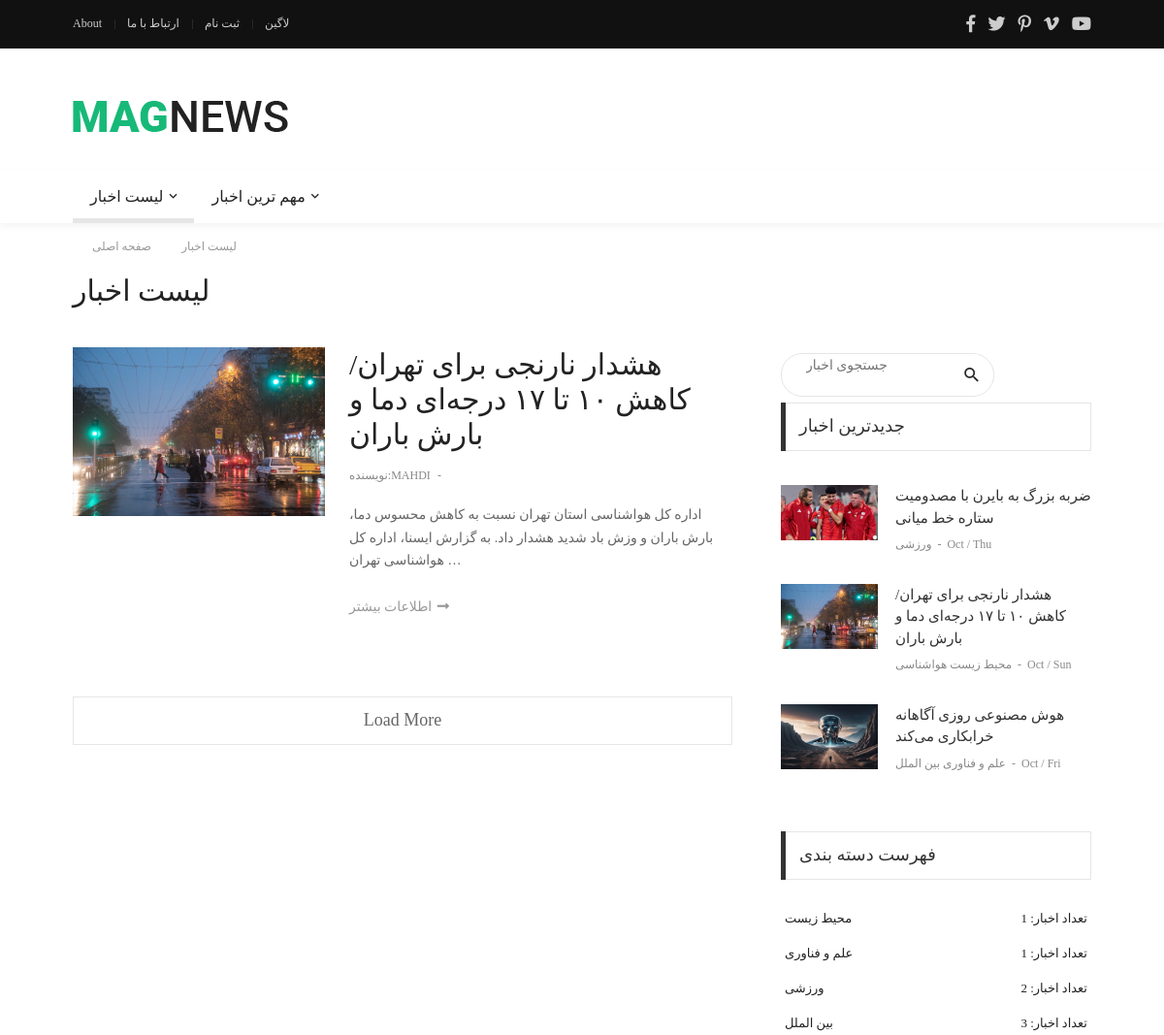
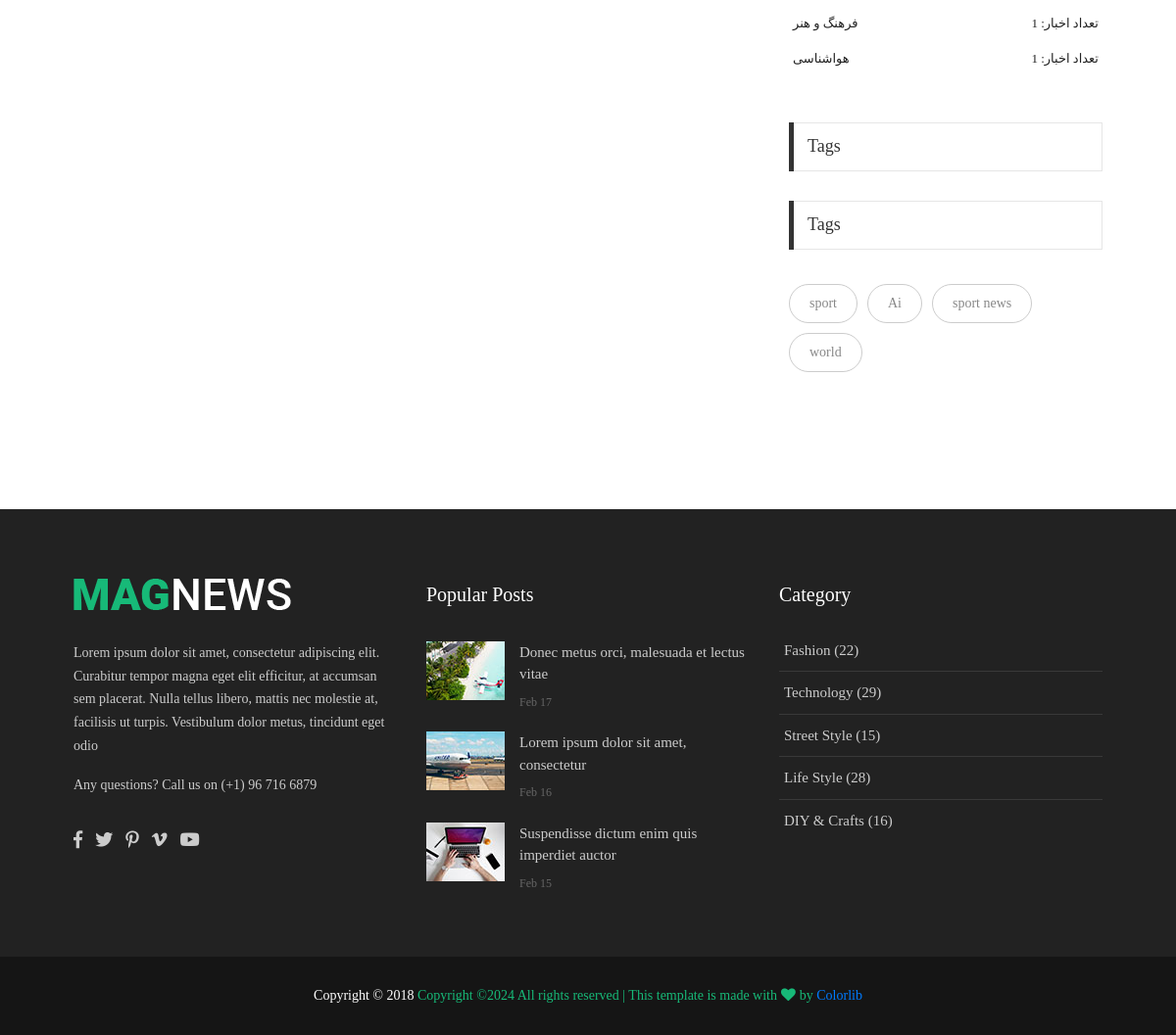
Page /blog/category/محیط زیست/ on the committed database (2 pictures, top to bottom).
### blog/models.py (models this page shows, shortened)
class Post(models.Model):
    title=models.CharField(max_length=255)
    description=models.TextField()
    author=models.ForeignKey(User,on_delete=models.CASCADE,null=True)
    active=models.BooleanField(default=False)
    created_time=models.DateTimeField(auto_now_add=True)
    updated_time=models.DateTimeField(auto_now=True)
    image=models.ImageField(upload_to='blog/images/',default='blog/images/rein.jpg')
    category=models.ManyToManyField('Category')
    breif_description=models.CharField(max_length=255,null=True,blank=True)
    tags=TaggableManager()
    class Meta:
        ordering = ['-created_time']

class Category(models.Model):
    title = models.CharField(max_length=255)
    def __str__(self):
        return self.title

### blog/views.py (the view)
# urls.py: path('',views.blog,name='blog'),
def blog(request,**kwargs):
    posts=Post.objects.filter(active=1)
    if kwargs.get('cat'):
        posts=posts.filter(category__title=kwargs['cat'])
    if kwargs.get('author'):
        posts=posts.filter(author__username=kwargs['author'])
    if search :=request.GET.get('search'):
        posts=posts.filter(Q(title__icontains=search)| Q(description__icontains=search))
    context = {'posts': posts}
    return render(request, 'blog/blog.html',context)

### blog/templatetags/blog_tags.py (called while the page is built)
@register.inclusion_tag('blog/includes/blog-recent.html')
def recent_news():
    posts=Post.objects.filter(active=1).order_by('-created_time')[:3]
    return {'posts': posts}

@register.filter
def jalali_date(value):
    return JalaliDate(value).strftime("%Y/%m/%d")

@register.inclusion_tag('blog/includes/blog-categories.html')
def category():
    categories =Category.objects.all()
    posts=Post.objects.filter(active=1)
    categories_count={}
    for cat in categories:
        categories_count[cat]=posts.filter(category__title=cat).count()
    return{'categories_count': categories_count}

@register.inclusion_tag('blog/includes/blog-tags.html')
def news_tags():
    posts=Post.objects.filter(active=1)
    return {'posts':posts}

### templates/blog/blog.html (shortened to what this page needs)
{% extends 'base.html' %}
{% load static %}
{% load blog_tags %}
{% block content %}
  <div class="container">
    <div class="bg0 flex-wr-sb-c p-rl-20 p-tb-8">
      <div class="f2-s-1 p-r-30 m-tb-6">
        <a href="/" class="breadcrumb-item f1-s-3 cl9">
					صفحه اصلی
				</a>
        <a href="{% url 'blog:blog'%}" class="breadcrumb-item f1-s-3 cl9">
					لیست اخبار
				</a>
      </div>
    </div>
  </div>
  <div class="container p-t-4 p-b-40">
    <h2 class="f1-l-1 cl2">لیست اخبار</h2>
  </div>
  <section class="bg0 p-b-55">
    <div class="container">
      <div class="row justify-content-center">
        <div class="col-md-10 col-lg-8 p-b-80">
          <div class="p-r-10 p-r-0-sr991">
            <div class="m-t--40 p-b-40">
              {% for post in posts %}
                <div class="flex-wr-sb-s p-t-40 p-b-15 how-bor2">
                  <a href="{% url 'blog:post_detail' num=post.id %}" class="size-w-8 wrap-pic-w hov1 trans-03 w-full-sr575 m-b-25">
                    <img src="{{post.image.url}}" alt="IMG" /></a>
                  <div class="size-w-9 w-full-sr575 m-b-25">
                    <h5 class="p-b-12">
                      <a href="{% url 'blog:post_detail' num=post.id %}" class="f1-l-1 cl2 hov-cl10 trans-03 respon2">{{post.title }}</a></h5>
                    <div class="cl8 p-b-18">
                      <a href="{% url 'blog:author' author=post.author %}" class="f1-s-4 cl8 hov-cl10 trans-03">نویسنده:{{post.author|upper}}</a>
                      <span class="f1-s-3 m-rl-3">-</span>
                    </div>
                    <p class="f1-s-1 cl6 p-b-24">{{post.description| truncatewords:25}}</p>
                    <a href="{% url 'blog:post_detail' num=post.id %}" class="f1-s-1 cl9 hov-cl10 trans-03">
                     اطلاعات بیشتر
                      <i class="m-l-2 fa fa-long-arrow-alt-right"></i>
                    </a>
                  </div>
                </div>
              {% endfor %}
            </div>
            <a href="#" class="flex-c-c size-a-13 bo-all-1 bocl11 f1-m-6 cl6 hov-btn1 trans-03">Load More</a>
          </div>
        </div>
        <div class="col-md-10 col-lg-4 p-b-80">
          <div class="p-l-10 p-rl-0-sr991">
            {% include 'blog/includes/blog-search.html' %}
            {% recent_news %}
            {% category %}
            {% include 'blog/includes/blog-tags.html' %}
            {% news_tags %}
          </div>
        </div>
      </div>
    </div>
  </section>
{% endblock %}

### templates/blog/includes/blog-recent.html (shortened to what this page needs)
  <div class="p-b-30">
    <div class="how2 how2-cl4 flex-s-c">
      <h3 class="f1-m-2 cl3 tab01-title">جدیدترین اخبار</h3>
    </div>
    <ul class="p-t-35">
      {% for post in posts%}
      <li class="flex-wr-sb-s p-b-30">
        <a href="#" class="size-w-10 wrap-pic-w hov1 trans-03">
          <img src="{{post.image.url}}" alt="IMG">
        </a>
        <div class="size-w-11">
          <h6 class="p-b-4">
            <a href="{% url 'blog:post_detail' num=post.id %}" class="f1-s-5 cl3 hov-cl10 trans-03">
             {{post.title}}
            </a>
          </h6>
          <span class="cl8 txt-center p-b-24">
            {% for cat in post.category.all %}
            <a href="{% url 'blog:category' cat=cat.title %}" class="f1-s-6 cl8 hov-cl10 trans-03">
              {{cat.title}}
            </a>
            {% endfor %}
            <span class="f1-s-3 m-rl-3">
              -
            </span>
            <span class="f1-s-3">
              {{post.updated_time | date:" M / D"}}
            </span>
          </span>
        </div>
      </li>
      {%endfor%}
    </ul>
  </div>

### templates/blog/includes/blog-categories.html (shortened to what this page needs)
  <div class="p-b-37">
    <div class="how2 how2-cl4 flex-s-c">
      <h3 class="f1-m-2 cl3 tab01-title">
        فهرست دسته بندی
      </h3>
    </div>
    <ul class="p-t-32">
    {% for cat,num in categories_count.items %}
      <li class="p-rl-4 p-b-19">
        <a href="{% url 'blog:category' cat=cat.title %}" class="flex-wr-sb-c f1-s-10 text-uppercase cl2 hov-cl10 trans-03">
          <span>
         {{cat}}
          </span>
          <span>
            تعداد اخبار:
            {{num}}
          </span>
        </a>
      </li>
    {% endfor %}
    </ul>
  </div>

### templates/blog/includes/blog-tags.html
<div>
    <div class="how2 how2-cl4 flex-s-c m-b-30">
      <h3 class="f1-m-2 cl3 tab01-title">Tags</h3>
    </div>
    <div class="flex-wr-s-s m-rl--5">
    {% for post in posts %}
      {%for tag in post.tags.all %}
      <a href="#" class="flex-c-c size-h-2 bo-1-rad-20 bocl12 f1-s-1 cl8 hov-btn2 trans-03 p-rl-20 p-tb-5 m-all-5">
        {{tag.name}}
      </a>
      {%  endfor %}
    {% endfor %}
    </div>
  </div>

### staticfiles/css/main.css (style rules this page uses)
.container { max-width: 1080px; }
.tab01-title { padding-right: 25px; }
body { padding-right: 0px !important; }
.breadcrumb-item { display: -webkit-box; display: -webkit-flex; display: -moz-box; display: -ms-flexbox; display: flex; }
.breadcrumb-item+.breadcrumb-item::before { height: 100%; content: "\f105"; font-family: FontAwesome; font-size: 12px; padding-right: 10px; padding-left: 12px; color: #999; }
.bocl11 { border-color: #e6e6e6; }
.bocl12 { border-color: #ccc; }
.cl2 { color: #222; }
.cl3 { color: #333; }
.cl6 { color: #666; }
.cl8 { color: #888; }
.cl9 { color: #999; }
.f1-s-1 { font-family: Roboto-Regular; font-size: 14px; line-height: 1.7; }
.f1-s-3 { font-family: Roboto-Regular; font-size: 12px; line-height: 1.7; }
.f1-s-4 { font-family: Roboto-Bold; font-size: 12px; line-height: 1.7; }
.f1-s-5 { font-family: Roboto-Medium; font-size: 15px; line-height: 1.333333; }
.f1-s-6 { font-family: Roboto-Medium; font-size: 12px; line-height: 1.7; }
.f1-s-10 { font-family: Roboto-Bold; font-size: 13px; line-height: 1.3; }
.f2-s-1 { font-family: Lato-Regular; font-size: 14px; line-height: 1.7; }
.f1-m-2 { font-family: Roboto-Medium; font-size: 18px; line-height: 1.333333; }
.f1-m-6 { font-family: Roboto-Regular; font-size: 18px; line-height: 1.333333; }
.f1-l-1 { font-family: Roboto-Medium; font-size: 30px; line-height: 1.2; }
.size-a-13 { width: 100%; height: 50px; }
.size-w-8 { width: 260px; }
.size-w-9 { width: calc(100% - 285px); }
.size-w-10 { width: 100px; }
.size-w-11 { width: calc(100% - 118px); }
.size-h-2 { min-height: 40px; }
.bg0 { background-color: #fff; }
.how-bor2 { border-bottom: 1px solid #f0f0f0; }
.how-bor2:last-child { border: none; }
.how2 { height: 50px; border: 1px solid #e6e6e6; padding: 0 18px; position: relative; }
.how2::before { content: ""; display: block; position: absolute; width: 5px; height: calc(100% + 2px); top: -1px; left: -1px; }
.how2-cl4::before { background-color: #333; }
.wrap-pic-s, .wrap-pic-max-s, .wrap-pic-w, .wrap-pic-max-w, .wrap-pic-h, .wrap-pic-max-h { display: block; }
.wrap-pic-w > img { width: 100%; }

### rows in the picture
Post: image (picture), title "هشدار نارنجی برای تهران/ کاهش ۱۰ تا ۱۷ درجه‌ای دما و بارش باران", author "MAHDI", description "اداره کل هواشناسی استان تهران نسبت به کاهش محسوس دما، بارش باران و وزش باد شدید هشدار داد. به گزارش ایسنا، اداره کل هواشناسی تهران …", updated_time "Oct / Sun"
Post: image (picture), title "ضربه بزرگ به بایرن با مصدومیت ستاره خط میانی", updated_time "Oct / Thu"
Category: title "ورزشی", num "2"
Category: title "محیط زیست", id "1"
Category: title "هواشناسی", num "1"
Post: image (picture), title "هوش مصنوعی روزی آگاهانه خرابکاری می‌کند", updated_time "Oct / Fri"
Category: title "علم و فناوری", num "1"
Category: title "بین الملل", num "3"
Category: title "فرهنگ و هنر", num "1"
Tag: name "sport"
Tag: name "Ai"
Tag: name "sport news"
Tag: name "world"
